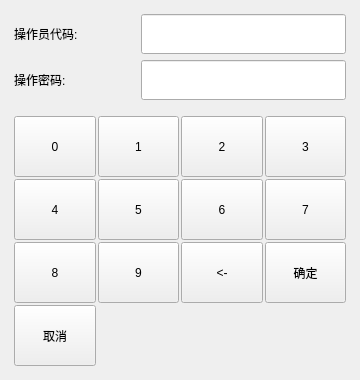
<?xml version="1.0" encoding="UTF-8"?>
<ui version="4.0">
 <class>power_oper</class>
 <widget class="QDialog" name="power_oper">
  <property name="geometry">
   <rect>
    <x>0</x>
    <y>0</y>
    <width>360</width>
    <height>380</height>
   </rect>
  </property>
  <property name="windowTitle">
   <string>Dialog</string>
  </property>
  <layout class="QVBoxLayout" name="verticalLayout">
   <property name="spacing">
    <number>6</number>
   </property>
   <property name="leftMargin">
    <number>9</number>
   </property>
   <property name="topMargin">
    <number>9</number>
   </property>
   <property name="rightMargin">
    <number>9</number>
   </property>
   <property name="bottomMargin">
    <number>9</number>
   </property>
   <item>
    <layout class="QGridLayout" name="gridLayout">
     <property name="leftMargin">
      <number>5</number>
     </property>
     <property name="topMargin">
      <number>5</number>
     </property>
     <property name="rightMargin">
      <number>5</number>
     </property>
     <property name="bottomMargin">
      <number>5</number>
     </property>
     <item row="0" column="0">
      <widget class="QLabel" name="label_2">
       <property name="sizePolicy">
        <sizepolicy hsizetype="Fixed" vsizetype="Fixed">
         <horstretch>0</horstretch>
         <verstretch>0</verstretch>
        </sizepolicy>
       </property>
       <property name="minimumSize">
        <size>
         <width>121</width>
         <height>40</height>
        </size>
       </property>
       <property name="text">
        <string>操作员代码:</string>
       </property>
      </widget>
     </item>
     <item row="0" column="1">
      <widget class="lds_lineedit_selectedall" name="lineEdit">
       <property name="minimumSize">
        <size>
         <width>0</width>
         <height>40</height>
        </size>
       </property>
      </widget>
     </item>
     <item row="1" column="0">
      <widget class="QLabel" name="label_3">
       <property name="sizePolicy">
        <sizepolicy hsizetype="Fixed" vsizetype="Fixed">
         <horstretch>0</horstretch>
         <verstretch>0</verstretch>
        </sizepolicy>
       </property>
       <property name="minimumSize">
        <size>
         <width>121</width>
         <height>40</height>
        </size>
       </property>
       <property name="text">
        <string>操作密码:</string>
       </property>
      </widget>
     </item>
     <item row="1" column="1">
      <widget class="lds_lineedit_selectedall" name="lineEdit_2">
       <property name="minimumSize">
        <size>
         <width>0</width>
         <height>40</height>
        </size>
       </property>
      </widget>
     </item>
    </layout>
   </item>
   <item>
    <layout class="QGridLayout" name="gridLayout_2">
     <property name="leftMargin">
      <number>5</number>
     </property>
     <property name="topMargin">
      <number>5</number>
     </property>
     <property name="rightMargin">
      <number>5</number>
     </property>
     <property name="bottomMargin">
      <number>5</number>
     </property>
     <property name="spacing">
      <number>2</number>
     </property>
     <item row="0" column="0">
      <widget class="QPushButton" name="pushButton">
       <property name="sizePolicy">
        <sizepolicy hsizetype="Expanding" vsizetype="Expanding">
         <horstretch>0</horstretch>
         <verstretch>0</verstretch>
        </sizepolicy>
       </property>
       <property name="minimumSize">
        <size>
         <width>71</width>
         <height>61</height>
        </size>
       </property>
       <property name="focusPolicy">
        <enum>Qt::NoFocus</enum>
       </property>
       <property name="text">
        <string>0</string>
       </property>
       <property name="outer_stylesheet" stdset="0">
        <string>pushbutton</string>
       </property>
      </widget>
     </item>
     <item row="0" column="1">
      <widget class="QPushButton" name="pushButton_2">
       <property name="sizePolicy">
        <sizepolicy hsizetype="Expanding" vsizetype="Expanding">
         <horstretch>0</horstretch>
         <verstretch>0</verstretch>
        </sizepolicy>
       </property>
       <property name="minimumSize">
        <size>
         <width>71</width>
         <height>61</height>
        </size>
       </property>
       <property name="focusPolicy">
        <enum>Qt::NoFocus</enum>
       </property>
       <property name="text">
        <string>1</string>
       </property>
       <property name="outer_stylesheet" stdset="0">
        <string>pushbutton</string>
       </property>
      </widget>
     </item>
     <item row="0" column="2">
      <widget class="QPushButton" name="pushButton_3">
       <property name="sizePolicy">
        <sizepolicy hsizetype="Expanding" vsizetype="Expanding">
         <horstretch>0</horstretch>
         <verstretch>0</verstretch>
        </sizepolicy>
       </property>
       <property name="minimumSize">
        <size>
         <width>71</width>
         <height>61</height>
        </size>
       </property>
       <property name="focusPolicy">
        <enum>Qt::NoFocus</enum>
       </property>
       <property name="text">
        <string>2</string>
       </property>
       <property name="outer_stylesheet" stdset="0">
        <string>pushbutton</string>
       </property>
      </widget>
     </item>
     <item row="0" column="3">
      <widget class="QPushButton" name="pushButton_4">
       <property name="sizePolicy">
        <sizepolicy hsizetype="Expanding" vsizetype="Expanding">
         <horstretch>0</horstretch>
         <verstretch>0</verstretch>
        </sizepolicy>
       </property>
       <property name="minimumSize">
        <size>
         <width>71</width>
         <height>61</height>
        </size>
       </property>
       <property name="focusPolicy">
        <enum>Qt::NoFocus</enum>
       </property>
       <property name="text">
        <string>3</string>
       </property>
       <property name="outer_stylesheet" stdset="0">
        <string>pushbutton</string>
       </property>
      </widget>
     </item>
     <item row="1" column="0">
      <widget class="QPushButton" name="pushButton_8">
       <property name="sizePolicy">
        <sizepolicy hsizetype="Expanding" vsizetype="Expanding">
         <horstretch>0</horstretch>
         <verstretch>0</verstretch>
        </sizepolicy>
       </property>
       <property name="minimumSize">
        <size>
         <width>71</width>
         <height>61</height>
        </size>
       </property>
       <property name="focusPolicy">
        <enum>Qt::NoFocus</enum>
       </property>
       <property name="text">
        <string>4</string>
       </property>
       <property name="outer_stylesheet" stdset="0">
        <string>pushbutton</string>
       </property>
      </widget>
     </item>
     <item row="1" column="1">
      <widget class="QPushButton" name="pushButton_6">
       <property name="sizePolicy">
        <sizepolicy hsizetype="Expanding" vsizetype="Expanding">
         <horstretch>0</horstretch>
         <verstretch>0</verstretch>
        </sizepolicy>
       </property>
       <property name="minimumSize">
        <size>
         <width>71</width>
         <height>61</height>
        </size>
       </property>
       <property name="focusPolicy">
        <enum>Qt::NoFocus</enum>
       </property>
       <property name="text">
        <string>5</string>
       </property>
       <property name="outer_stylesheet" stdset="0">
        <string>pushbutton</string>
       </property>
      </widget>
     </item>
     <item row="1" column="2">
      <widget class="QPushButton" name="pushButton_5">
       <property name="sizePolicy">
        <sizepolicy hsizetype="Expanding" vsizetype="Expanding">
         <horstretch>0</horstretch>
         <verstretch>0</verstretch>
        </sizepolicy>
       </property>
       <property name="minimumSize">
        <size>
         <width>71</width>
         <height>61</height>
        </size>
       </property>
       <property name="focusPolicy">
        <enum>Qt::NoFocus</enum>
       </property>
       <property name="text">
        <string>6</string>
       </property>
       <property name="outer_stylesheet" stdset="0">
        <string>pushbutton</string>
       </property>
      </widget>
     </item>
     <item row="1" column="3">
      <widget class="QPushButton" name="pushButton_7">
       <property name="sizePolicy">
        <sizepolicy hsizetype="Expanding" vsizetype="Expanding">
         <horstretch>0</horstretch>
         <verstretch>0</verstretch>
        </sizepolicy>
       </property>
       <property name="minimumSize">
        <size>
         <width>71</width>
         <height>61</height>
        </size>
       </property>
       <property name="focusPolicy">
        <enum>Qt::NoFocus</enum>
       </property>
       <property name="text">
        <string>7</string>
       </property>
       <property name="outer_stylesheet" stdset="0">
        <string>pushbutton</string>
       </property>
      </widget>
     </item>
     <item row="2" column="0">
      <widget class="QPushButton" name="pushButton_12">
       <property name="sizePolicy">
        <sizepolicy hsizetype="Expanding" vsizetype="Expanding">
         <horstretch>0</horstretch>
         <verstretch>0</verstretch>
        </sizepolicy>
       </property>
       <property name="minimumSize">
        <size>
         <width>71</width>
         <height>61</height>
        </size>
       </property>
       <property name="focusPolicy">
        <enum>Qt::NoFocus</enum>
       </property>
       <property name="text">
        <string>8</string>
       </property>
       <property name="outer_stylesheet" stdset="0">
        <string>pushbutton</string>
       </property>
      </widget>
     </item>
     <item row="2" column="1">
      <widget class="QPushButton" name="pushButton_10">
       <property name="sizePolicy">
        <sizepolicy hsizetype="Expanding" vsizetype="Expanding">
         <horstretch>0</horstretch>
         <verstretch>0</verstretch>
        </sizepolicy>
       </property>
       <property name="minimumSize">
        <size>
         <width>71</width>
         <height>61</height>
        </size>
       </property>
       <property name="focusPolicy">
        <enum>Qt::NoFocus</enum>
       </property>
       <property name="text">
        <string>9</string>
       </property>
       <property name="outer_stylesheet" stdset="0">
        <string>pushbutton</string>
       </property>
      </widget>
     </item>
     <item row="2" column="2">
      <widget class="QPushButton" name="pushButton_15">
       <property name="sizePolicy">
        <sizepolicy hsizetype="Expanding" vsizetype="Expanding">
         <horstretch>0</horstretch>
         <verstretch>0</verstretch>
        </sizepolicy>
       </property>
       <property name="minimumSize">
        <size>
         <width>71</width>
         <height>61</height>
        </size>
       </property>
       <property name="focusPolicy">
        <enum>Qt::NoFocus</enum>
       </property>
       <property name="text">
        <string>&lt;-</string>
       </property>
       <property name="outer_stylesheet" stdset="0">
        <string>pushbutton</string>
       </property>
      </widget>
     </item>
     <item row="2" column="3">
      <widget class="QPushButton" name="pushButton_16">
       <property name="sizePolicy">
        <sizepolicy hsizetype="Expanding" vsizetype="Expanding">
         <horstretch>0</horstretch>
         <verstretch>0</verstretch>
        </sizepolicy>
       </property>
       <property name="minimumSize">
        <size>
         <width>71</width>
         <height>61</height>
        </size>
       </property>
       <property name="focusPolicy">
        <enum>Qt::NoFocus</enum>
       </property>
       <property name="text">
        <string>确定</string>
       </property>
       <property name="outer_stylesheet" stdset="0">
        <string>pushbutton</string>
       </property>
      </widget>
     </item>
     <item row="3" column="0">
      <widget class="QPushButton" name="pushButton_17">
       <property name="sizePolicy">
        <sizepolicy hsizetype="Expanding" vsizetype="Expanding">
         <horstretch>0</horstretch>
         <verstretch>0</verstretch>
        </sizepolicy>
       </property>
       <property name="minimumSize">
        <size>
         <width>71</width>
         <height>61</height>
        </size>
       </property>
       <property name="focusPolicy">
        <enum>Qt::NoFocus</enum>
       </property>
       <property name="text">
        <string>取消</string>
       </property>
       <property name="outer_stylesheet" stdset="0">
        <string>pushbutton</string>
       </property>
      </widget>
     </item>
    </layout>
   </item>
  </layout>
 </widget>
 <customwidgets>
  <customwidget>
   <class>lds_lineedit_selectedall</class>
   <extends>QLineEdit</extends>
   <header>lds_lineedit_selectedall.h</header>
  </customwidget>
 </customwidgets>
 <resources/>
 <connections/>
</ui>
